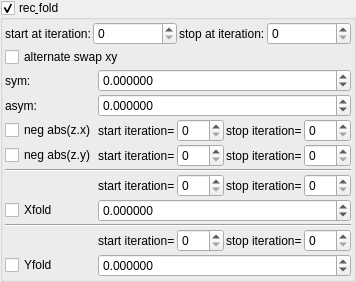
    <widget class="MyGroupBox" name="groupCheck_transf_function_enabledN_false">
     <property name="font">
      <font>
       <weight>50</weight>
       <bold>false</bold>
      </font>
     </property>
     <property name="toolTip">
      <string/>
     </property>
     <property name="title">
      <string>rec&amp; fold</string>
     </property>
     <property name="checkable">
      <bool>true</bool>
     </property>
     <layout class="QVBoxLayout" name="verticalLayout_32" stretch="0,0">
      <property name="spacing">
       <number>2</number>
      </property>
      <property name="leftMargin">
       <number>2</number>
      </property>
      <property name="topMargin">
       <number>2</number>
      </property>
      <property name="rightMargin">
       <number>2</number>
      </property>
      <property name="bottomMargin">
       <number>2</number>
      </property>
      <item>
       <layout class="QHBoxLayout" name="horizontalLayout_18" stretch="0,1,0,1">
        <item>
         <widget class="QLabel" name="label_99">
          <property name="text">
           <string>start at iteration:</string>
          </property>
         </widget>
        </item>
        <item>
         <widget class="MySpinBox" name="spinboxInt_transf_start_iterations_N">
          <property name="sizePolicy">
           <sizepolicy hsizetype="Minimum" vsizetype="Maximum">
            <horstretch>0</horstretch>
            <verstretch>0</verstretch>
           </sizepolicy>
          </property>
          <property name="minimum">
           <number>0</number>
          </property>
          <property name="maximum">
           <number>999</number>
          </property>
          <property name="value">
           <number>0</number>
          </property>
         </widget>
        </item>
        <item>
         <widget class="QLabel" name="label_71">
          <property name="text">
           <string>stop at iteration:</string>
          </property>
         </widget>
        </item>
        <item>
         <widget class="MySpinBox" name="spinboxInt_transf_stop_iterations_N">
          <property name="sizePolicy">
           <sizepolicy hsizetype="Preferred" vsizetype="Maximum">
            <horstretch>0</horstretch>
            <verstretch>0</verstretch>
           </sizepolicy>
          </property>
          <property name="maximum">
           <number>999</number>
          </property>
         </widget>
        </item>
       </layout>
      </item>
      <item>
       <layout class="QGridLayout" name="gridLayout_19" columnstretch="0,1">
        <property name="spacing">
         <number>2</number>
        </property>
        <item row="0" column="0" colspan="2">
         <widget class="MyCheckBox" name="checkBox_transf_function_enabledA_false">
          <property name="text">
           <string>alternate swap xy</string>
          </property>
         </widget>
        </item>
        <item row="12" column="0">
         <widget class="MyCheckBox" name="checkBox_transf_function_enabledAx_false">
          <property name="text">
           <string>Yfold</string>
          </property>
         </widget>
        </item>
        <item row="11" column="1">
         <layout class="QHBoxLayout" name="horizontalLayout_13" stretch="0,1,0,1">
          <property name="topMargin">
           <number>0</number>
          </property>
          <item>
           <widget class="QLabel" name="label_85">
            <property name="text">
             <string>start iteration=</string>
            </property>
            <property name="wordWrap">
             <bool>true</bool>
            </property>
           </widget>
          </item>
          <item>
           <widget class="MySpinBox" name="spinboxInt_transf_start_iterations_RV">
            <property name="sizePolicy">
             <sizepolicy hsizetype="Minimum" vsizetype="Maximum">
              <horstretch>0</horstretch>
              <verstretch>0</verstretch>
             </sizepolicy>
            </property>
            <property name="minimum">
             <number>0</number>
            </property>
            <property name="maximum">
             <number>999</number>
            </property>
            <property name="value">
             <number>0</number>
            </property>
           </widget>
          </item>
          <item>
           <widget class="QLabel" name="label_78">
            <property name="text">
             <string>stop iteration=</string>
            </property>
            <property name="wordWrap">
             <bool>true</bool>
            </property>
           </widget>
          </item>
          <item>
           <widget class="MySpinBox" name="spinboxInt_transf_stop_iterations_RV">
            <property name="sizePolicy">
             <sizepolicy hsizetype="Preferred" vsizetype="Maximum">
              <horstretch>0</horstretch>
              <verstretch>0</verstretch>
             </sizepolicy>
            </property>
            <property name="maximum">
             <number>999</number>
            </property>
           </widget>
          </item>
         </layout>
        </item>
        <item row="12" column="1">
         <widget class="MyDoubleSpinBox" name="spinbox_transf_offsetA_1">
          <property name="enabled">
           <bool>true</bool>
          </property>
          <property name="sizePolicy">
           <sizepolicy hsizetype="Minimum" vsizetype="Maximum">
            <horstretch>0</horstretch>
            <verstretch>0</verstretch>
           </sizepolicy>
          </property>
          <property name="decimals">
           <number>6</number>
          </property>
          <property name="minimum">
           <double>-99.989999999999995</double>
          </property>
          <property name="maximum">
           <double>99.989999999999995</double>
          </property>
          <property name="singleStep">
           <double>0.100000000000000</double>
          </property>
         </widget>
        </item>
        <item row="1" column="1">
         <widget class="MyDoubleSpinBox" name="spinbox_transf_offset_0">
          <property name="enabled">
           <bool>true</bool>
          </property>
          <property name="sizePolicy">
           <sizepolicy hsizetype="Minimum" vsizetype="Maximum">
            <horstretch>0</horstretch>
            <verstretch>0</verstretch>
           </sizepolicy>
          </property>
          <property name="decimals">
           <number>6</number>
          </property>
          <property name="minimum">
           <double>-99.989999999999995</double>
          </property>
          <property name="maximum">
           <double>99.989999999999995</double>
          </property>
          <property name="singleStep">
           <double>0.100000000000000</double>
          </property>
         </widget>
        </item>
        <item row="9" column="1">
         <widget class="MyDoubleSpinBox" name="spinbox_transf_offset_1">
          <property name="enabled">
           <bool>true</bool>
          </property>
          <property name="sizePolicy">
           <sizepolicy hsizetype="Minimum" vsizetype="Maximum">
            <horstretch>0</horstretch>
            <verstretch>0</verstretch>
           </sizepolicy>
          </property>
          <property name="decimals">
           <number>6</number>
          </property>
          <property name="minimum">
           <double>-99.989999999999995</double>
          </property>
          <property name="maximum">
           <double>99.989999999999995</double>
          </property>
          <property name="singleStep">
           <double>0.100000000000000</double>
          </property>
         </widget>
        </item>
        <item row="4" column="0">
         <widget class="MyCheckBox" name="checkBox_transf_function_enabledBx">
          <property name="text">
           <string>neg abs(z.y)</string>
          </property>
         </widget>
        </item>
        <item row="9" column="0">
         <widget class="MyCheckBox" name="checkBox_transf_function_enabledAx">
          <property name="text">
           <string>Xfold</string>
          </property>
         </widget>
        </item>
        <item row="5" column="0" colspan="2">
         <widget class="Line" name="line_2">
          <property name="orientation">
           <enum>Qt::Horizontal</enum>
          </property>
         </widget>
        </item>
        <item row="4" column="1">
         <layout class="QHBoxLayout" name="horizontalLayout_11" stretch="0,1,0,1">
          <property name="topMargin">
           <number>0</number>
          </property>
          <item>
           <widget class="QLabel" name="label_83">
            <property name="text">
             <string>start iteration=</string>
            </property>
            <property name="wordWrap">
             <bool>true</bool>
            </property>
           </widget>
          </item>
          <item>
           <widget class="MySpinBox" name="spinboxInt_transf_start_iterations_P">
            <property name="sizePolicy">
             <sizepolicy hsizetype="Minimum" vsizetype="Maximum">
              <horstretch>0</horstretch>
              <verstretch>0</verstretch>
             </sizepolicy>
            </property>
            <property name="minimum">
             <number>0</number>
            </property>
            <property name="maximum">
             <number>999</number>
            </property>
            <property name="value">
             <number>0</number>
            </property>
           </widget>
          </item>
          <item>
           <widget class="QLabel" name="label_79">
            <property name="text">
             <string>stop iteration=</string>
            </property>
            <property name="wordWrap">
             <bool>true</bool>
            </property>
           </widget>
          </item>
          <item>
           <widget class="MySpinBox" name="spinboxInt_transf_stop_iterations_P">
            <property name="sizePolicy">
             <sizepolicy hsizetype="Preferred" vsizetype="Maximum">
              <horstretch>0</horstretch>
              <verstretch>0</verstretch>
             </sizepolicy>
            </property>
            <property name="maximum">
             <number>999</number>
            </property>
           </widget>
          </item>
         </layout>
        </item>
        <item row="1" column="0">
         <widget class="QLabel" name="label_38">
          <property name="text">
           <string>sym:</string>
          </property>
         </widget>
        </item>
        <item row="2" column="0">
         <widget class="QLabel" name="label_41">
          <property name="text">
           <string>asym:</string>
          </property>
         </widget>
        </item>
        <item row="3" column="0">
         <widget class="MyCheckBox" name="checkBox_transf_function_enabledBx_false">
          <property name="text">
           <string>neg abs(z.x)</string>
          </property>
         </widget>
        </item>
        <item row="3" column="1">
         <layout class="QHBoxLayout" name="horizontalLayout_10" stretch="0,1,0,1">
          <property name="topMargin">
           <number>0</number>
          </property>
          <item>
           <widget class="QLabel" name="label_82">
            <property name="text">
             <string>start iteration=</string>
            </property>
            <property name="wordWrap">
             <bool>true</bool>
            </property>
           </widget>
          </item>
          <item>
           <widget class="MySpinBox" name="spinboxInt_transf_start_iterations_O">
            <property name="sizePolicy">
             <sizepolicy hsizetype="Minimum" vsizetype="Maximum">
              <horstretch>0</horstretch>
              <verstretch>0</verstretch>
             </sizepolicy>
            </property>
            <property name="minimum">
             <number>0</number>
            </property>
            <property name="maximum">
             <number>999</number>
            </property>
            <property name="value">
             <number>0</number>
            </property>
           </widget>
          </item>
          <item>
           <widget class="QLabel" name="label_80">
            <property name="text">
             <string>stop iteration=</string>
            </property>
            <property name="wordWrap">
             <bool>true</bool>
            </property>
           </widget>
          </item>
          <item>
           <widget class="MySpinBox" name="spinboxInt_transf_stop_iterations_O">
            <property name="sizePolicy">
             <sizepolicy hsizetype="Preferred" vsizetype="Maximum">
              <horstretch>0</horstretch>
              <verstretch>0</verstretch>
             </sizepolicy>
            </property>
            <property name="maximum">
             <number>999</number>
            </property>
           </widget>
          </item>
         </layout>
        </item>
        <item row="2" column="1">
         <widget class="MyDoubleSpinBox" name="spinbox_transf_offsetA_0">
          <property name="enabled">
           <bool>true</bool>
          </property>
          <property name="sizePolicy">
           <sizepolicy hsizetype="Minimum" vsizetype="Maximum">
            <horstretch>0</horstretch>
            <verstretch>0</verstretch>
           </sizepolicy>
          </property>
          <property name="decimals">
           <number>6</number>
          </property>
          <property name="minimum">
           <double>-99.989999999999995</double>
          </property>
          <property name="maximum">
           <double>99.989999999999995</double>
          </property>
          <property name="singleStep">
           <double>0.100000000000000</double>
          </property>
         </widget>
        </item>
        <item row="8" column="1">
         <layout class="QHBoxLayout" name="horizontalLayout_12" stretch="0,1,0,1">
          <property name="topMargin">
           <number>0</number>
          </property>
          <item>
           <widget class="QLabel" name="label_84">
            <property name="text">
             <string>start iteration=</string>
            </property>
            <property name="wordWrap">
             <bool>true</bool>
            </property>
           </widget>
          </item>
          <item>
           <widget class="MySpinBox" name="spinboxInt_transf_start_iterations_D">
            <property name="sizePolicy">
             <sizepolicy hsizetype="Minimum" vsizetype="Maximum">
              <horstretch>0</horstretch>
              <verstretch>0</verstretch>
             </sizepolicy>
            </property>
            <property name="minimum">
             <number>0</number>
            </property>
            <property name="maximum">
             <number>999</number>
            </property>
            <property name="value">
             <number>0</number>
            </property>
           </widget>
          </item>
          <item>
           <widget class="QLabel" name="label_81">
            <property name="text">
             <string>stop iteration=</string>
            </property>
            <property name="wordWrap">
             <bool>true</bool>
            </property>
           </widget>
          </item>
          <item>
           <widget class="MySpinBox" name="spinboxInt_transf_stop_iterations_D">
            <property name="sizePolicy">
             <sizepolicy hsizetype="Preferred" vsizetype="Maximum">
              <horstretch>0</horstretch>
              <verstretch>0</verstretch>
             </sizepolicy>
            </property>
            <property name="maximum">
             <number>999</number>
            </property>
           </widget>
          </item>
         </layout>
        </item>
        <item row="10" column="0" colspan="2">
         <widget class="Line" name="line_3">
          <property name="orientation">
           <enum>Qt::Horizontal</enum>
          </property>
         </widget>
        </item>
       </layout>
      </item>
     </layout>
    </widget>
